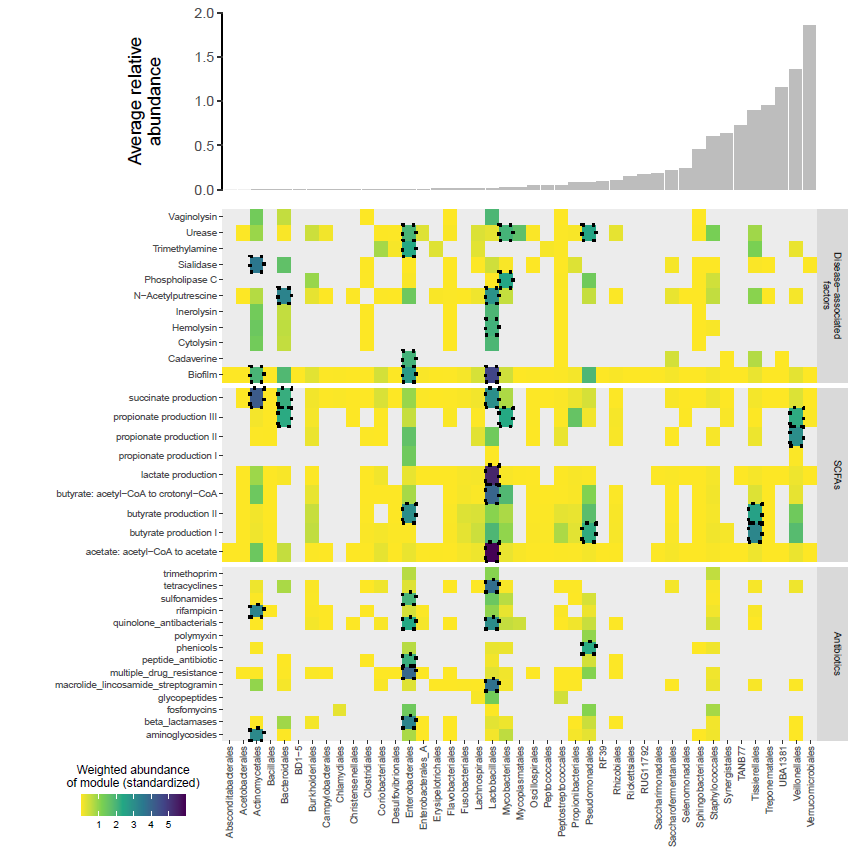

Source code (R):
library(tidyverse)
library(readxl)
library(patchwork)

fig2e.dat<-read_excel("D:/R_4_1_0_working_directory/env001/2024.data/20240717/fig2e.xlsx",
                      na="NA")
fig2e.dat %>% colnames()
fig2e.dat

fig2e.dat %>% 
  group_by(Order) %>% 
  summarise(mean_value=mean(`Weighted abundance of module (standardized)`,na.rm = TRUE)) %>% 
  ungroup() %>% 
  arrange(mean_value) %>% 
  mutate(Order=factor(Order,levels=Order))-> fig2e.bar.dat

fig2e.bar.dat %>% 
  pull(Order) -> Order.level

ggplot(data = fig2e.bar.dat,aes(x=Order,y=mean_value))+
  geom_col(fill="#bdbdbd",color=NA)+
  theme_classic(base_size = 15)+
  theme(axis.text.x = element_blank(),
        axis.ticks.x = element_blank(),
        axis.line.x = element_blank())+
  labs(x=NULL,y="Average relative\nabundance")+
  scale_y_continuous(limits = c(0,2),
                     expand = expansion(mult = c(0,0))) -> fig2e.bar.plot

fig2e.bar.plot

Type.label<-c("Antibiotics\n","SCFAs\n","Disease-associated\nfactors")
names(Type.label)<-c("Antibiotics","SCFAs","Disease-associated factors")

fig2e.dat %>% pull(Type) %>% 
  table()

fig2e.dat %>% 
  mutate(Type=factor(Type,levels=c("Disease-associated factors",
                                   "SCFAs","Antibiotics"))) -> fig2e.dat

ggplot(data = fig2e.dat,aes(x=Order,y=ID))+
  geom_tile(aes(fill=`Weighted abundance of module (standardized)`))+
  theme_bw(base_size = 10)+
  theme(panel.border = element_blank(),
        panel.grid = element_blank(),
        axis.text.x = element_text(angle = 90,vjust = 0.5,hjust=1),
        strip.background = element_rect(color=NA),
        legend.position = c(-0.15,-0.15),
        legend.direction = "horizontal",
        legend.background = element_rect(fill=NA))+
  scale_fill_viridis_c(direction = -1,
                       name="Weighted abundance\nof module (standardized)",
                       na.value="#ececec")+
  labs(x=NULL,y=NULL)+
  facet_wrap(~Type,strip.position = "right",
             labeller = labeller(Type=Type.label),
             ncol = 1,
             scales = "free_y")+
  scale_y_discrete(expand = expansion(mult = c(0,0)))+
  scale_x_discrete(expand = expansion(mult = c(0,0)))+
  #coord_equal()+
  geom_tile(data = fig2e.dat %>% 
              filter(`Weighted abundance of module (standardized)`>2),
            fill=NA,color="black",
            lty="dotted",
            linewidth=1)+
  guides(fill=guide_colorbar(title.position="top",
                             title.hjust=0.5))+
  coord_cartesian(clip = "off") -> fig2e.heatmap.plot

fig2e.heatmap.plot

fig2e.bar.plot+
  fig2e.heatmap.plot+
  plot_layout(ncol = 1,heights = c(1,3))
